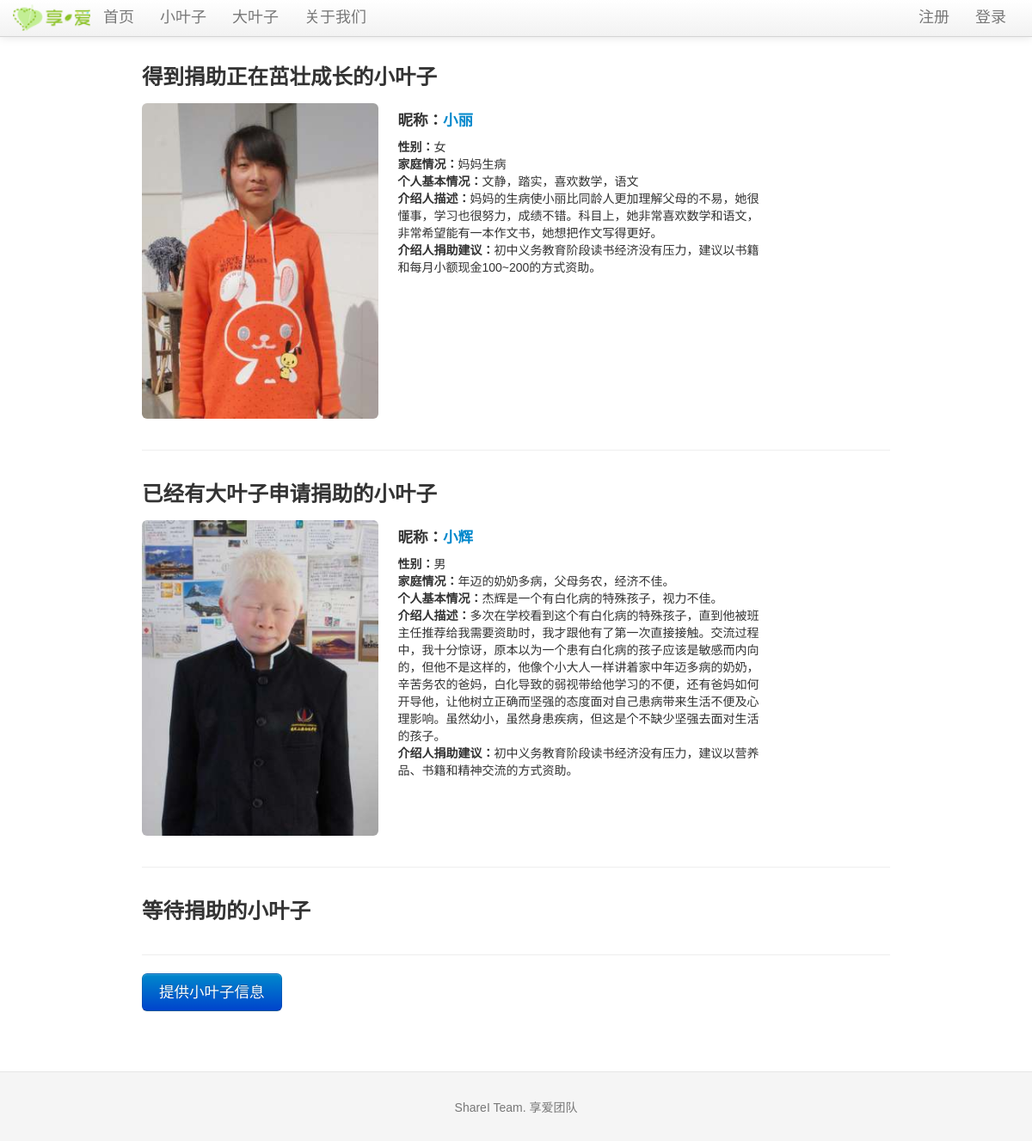
Page /littleleaf on the earlier database version.
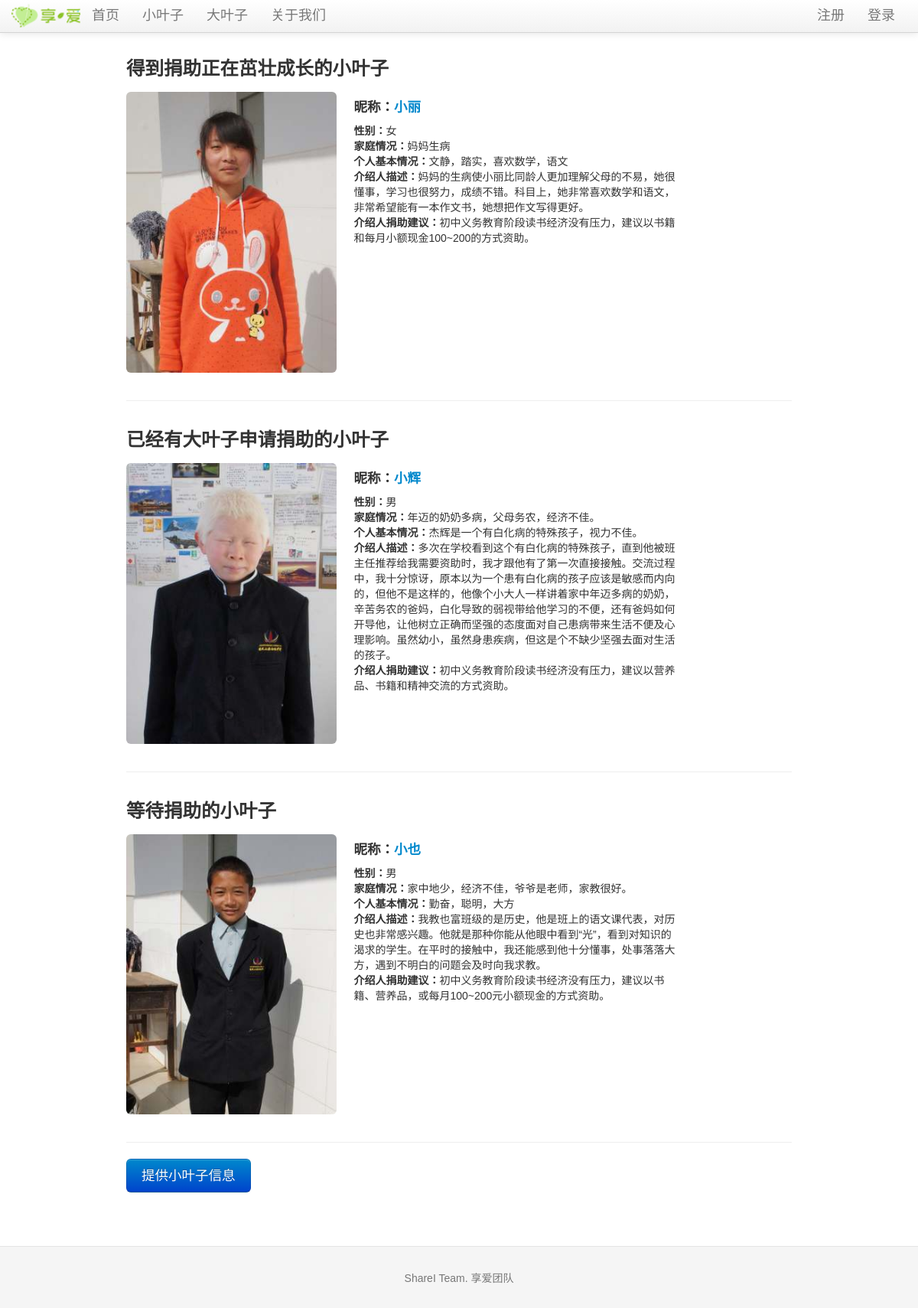
Same page on the later database version.
### tables this page shows
CREATE TABLE lleaf (
	lleaf_id integer primary key autoincrement,
	avatar text,
	nickavatar text,
	lname text,
	lnickname text,
	gender text,
	nationality text,
	age text,
	grade text,
	bday text,
	constellation text,
	school text,
	homeaddress text,
	phone text,
	homeinfo text,
	linfo text,
	ginfo text,
	gadvice text,
	gname text,
	gschool text,
	gbackground text,
	ginfosource text,
	grr text,
	gweibo text,
	gkaixin text,
	status integer not null,
	createtime TIMESTAMP default (datetime('now', 'localtime'))
);

### sharei.py (the view)
@app.route('/littleleaf')
def show_littleleafs():
    littleleafs = query_db('''select * from lleaf''')
    error = None
    if littleleafs is None:
        error = 'No little leaf now'
        return render_template('littleleaf.html', error=error)
    else:
        return render_template('littleleaf.html', error=error, littleleafs = littleleafs)

### sharei.py (called while the page is built)
def get_db():
    top = _app_ctx_stack.top
    if not hasattr(top, 'sqlite_db'):
        top.sqlite_db = sqlite3.connect(app.config['DATABASE'])
        top.sqlite_db.row_factory = sqlite3.Row
    return top.sqlite_db

@app.teardown_appcontext
def close_database(exception):
    top = _app_ctx_stack.top
    if hasattr(top, 'sqlite_db'):
        top.sqlite_db.close()

def query_db(query, args=(), one=False):
    cur = get_db().execute(query, args)
    rv = cur.fetchall()
    return (rv[0] if rv else None) if one else rv

@app.before_request
def before_request():
    g.bleaf = None
    if 'bleaf_id' in session:
        g.bleaf = query_db('select * from bleaf where bleaf_id = ?', [session['bleaf_id']], one=True)

### templates/littleleaf.html (shortened to what this page needs)
{% extends "layout.html" %}
{% block body %}
<div class="row-fluid">
  <h3>得到捐助正在茁壮成长的小叶子</h3>
    {% for littleleaf in littleleafs %}
      {% if littleleaf.status == 3 %}
        <div class="row-fluid">
        <div class="span4">
            <img src={{ littleleaf.avatar }}  class="img-rounded">
        </div>
        <div class="span6" style="text-align : left;background-color:#FFFFFF; padding-left:20">
          <h4>昵称：<a href="{{ url_for('show_littleleaf', lleaf_id=littleleaf.lleaf_id) }}" target="_blank">{{littleleaf.lnickname}}</a></h4>
          <p><b>性别：</b>{{littleleaf.gender}}<br>
          <b>家庭情况：</b>{{littleleaf.homeinfo}}<br>
          <b>个人基本情况：</b>{{littleleaf.linfo}}<br>
          <b>介绍人描述：</b>{{littleleaf.ginfo}}<br>
          <b>介绍人捐助建议：</b>{{littleleaf.gadvice}}
        </div>
      </div><br>
      {% endif %}
    {% endfor %}
</div>
<hr>
<div class="row-fluid">
  <h3>已经有大叶子申请捐助的小叶子</h3>
    {% for littleleaf in littleleafs %}
      {% if littleleaf.status == 2%}
       <div class="row-fluid">
        <div class="span4">
            <img src={{ littleleaf.avatar }}  class="img-rounded">
        </div>
        <div class="span6" style="text-align : left;background-color:#FFFFFF; padding-left:20">
          <h4>昵称：<a href="{{ url_for('show_littleleaf', lleaf_id=littleleaf.lleaf_id) }}" target="_blank">{{littleleaf.lnickname}}</a></h4>
          <p><b>性别：</b>{{littleleaf.gender}}<br>
          <b>家庭情况：</b>{{littleleaf.homeinfo}}<br>
          <b>个人基本情况：</b>{{littleleaf.linfo}}<br>
          <b>介绍人描述：</b>{{littleleaf.ginfo}}<br>
          <b>介绍人捐助建议：</b>{{littleleaf.gadvice}}
        </div>
      </div><br>
      {% endif %}
    {% endfor %}
</div>
<hr>
<div class="row-fluid">
  <h3>等待捐助的小叶子</h3>
    {% for littleleaf in littleleafs %}
      {% if littleleaf.status == 1%}
      <div class="row-fluid">
        <div class="span4">
            <img src={{ littleleaf.avatar }}  class="img-rounded">
        </div>
        <div class="span6" style="text-align : left;background-color:#FFFFFF; padding-left:20">
          <h4>昵称：<a href="{{ url_for('show_littleleaf', lleaf_id=littleleaf.lleaf_id) }}" target="_blank">{{littleleaf.lnickname}}</a></h4>
          <p><b>性别：</b>{{littleleaf.gender}}<br>
          <b>家庭情况：</b>{{littleleaf.homeinfo}}<br>
          <b>个人基本情况：</b>{{littleleaf.linfo}}<br>
          <b>介绍人描述：</b>{{littleleaf.ginfo}}<br>
          <b>介绍人捐助建议：</b>{{littleleaf.gadvice}}
        </div>
      </div><br>
      {% endif %}
    {% endfor %}
</div>
<hr>
<a href="{{ url_for('add_littleleaf') }}" class="btn btn-large btn-primary">提供小叶子信息</a>
{% endblock %}

### templates/layout.html (shortened to what this page needs)
<!DOCTYPE html>
<html lang="en" version="g42dymwpi--nx"><head><meta http-equiv="Content-Type" content="text/html; charset=UTF-8">
    <link href="/static/css/bootstrap.css" rel="stylesheet">
    <link href="/static/css/bootstrap-responsive.css" rel="stylesheet">
    <link href="/static/css/docs.css" rel="stylesheet">
    <link href="/static/css/prettify.css" rel="stylesheet">
  </head>
  <body data-spy="scroll" data-target=".bs-docs-sidebar" data-twttr-rendered="true" youdao="bind">
<div class="navbar transparent navbar-fixed-top">
  <div class="navbar-inner transparent">
    <div class="container">
      <div class="nav-collapse collapse">
        <ul class="nav">
            <li>
              <img src="/static/img/logo-ch.png" width="90" style="margin-top:4px">
            </li>
            <li>
              <a href="{{ url_for('home') }}"><font size="4">首页</font></a>
            </li>
            <li>
              <a href="{{ url_for('show_littleleafs') }}"><font size="4">小叶子</font></a>
            </li>
            <li>
              <a href="{{ url_for('show_bigleafs') }}"><font size="4">大叶子</font></a>
            </li>
            <li>
              <a href="{{ url_for('about') }}"><font size="4">关于我们</font></a>
            </li>
          </ul>
          <ul class="nav pull-right">
            {% if session.logged_in %}
              <li><a><font size="4">欢迎！ {{ session['bleaf_name'] }}</font></a></li>
              <li><a href="{{ url_for('logout') }}"><font size="4">注销</font></a></li>
            {% else %}
              <li><a href="{{ url_for('register') }}"><font size="4">注册</font></a></li>
              <li><a href="{{ url_for('login') }}"><font size="4">登录</font></a></li>
            {% endif %}
          </ul>
      </div>
    </div>
  </div>
</div>
<div class="container">
<div class="span9" style="margin-left:150px; margin-right:200px;">
  {% block body %}{% endblock %}
</div>
</div>
    <footer class="footer">
      <div class="container">
        <p>ShareI Team. 享爱团队</p>
      </div>
    </footer>
  </body>
</html>

### static/css/docs.css (style rules this page uses)
body { position: relative; padding-top: 40px; }
body > .navbar { font-size: 13px; }
.footer { text-align: center; padding: 30px 0; margin-top: 70px; border-top: 1px solid #e5e5e5; background-color: #f5f5f5; }
.footer p { margin-bottom: 0; color: #777; }

### templates/layout.html (style rules this page uses)
body { padding-top: 60px; font: 14px "微软雅黑", Verdana, Arial, Sans-serif; }

Differences in the rows shown:
added lleaf: avatar (picture), lnickname "小也", gender "男", homeinfo "家中地少，经济不佳，爷爷是老师，家教很好。", linfo "勤奋，聪明，大方", ginfo "我教也富班级的是历史，他是班上的语文课代表，对历史也非常感兴趣。他就是那种你能从他眼中看到“光”，看到对知识的渴求的学生。在平时的接触中，我还能感到他十分懂事，处事落落大方，遇到不明白的问题会及时向我求教。", gadvice "初中义务教育阶段读书经济没有压力，建议以书籍、营养品，或每月100~200元小额现金的方式资助。", shown under "等待捐助的小叶子"
